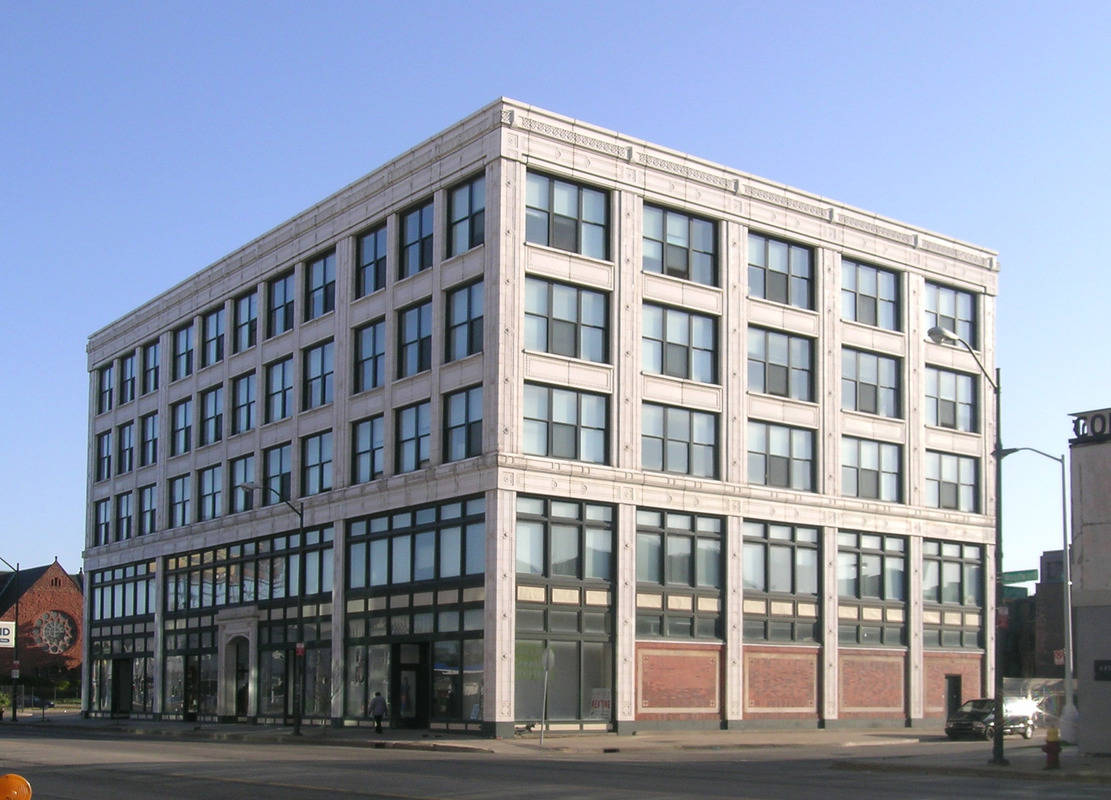
#> input picture slides/03.filtering/dataset/building.jpg, 1111 x 800 px
$ python 07.HPF_cutoff_comparison.py
#> lines starting #> are read from the running program, lines starting #| are printed output that depends on the picture
import numpy as np
from PIL import Image
import scipy.fftpack as fp
from matplotlib import pylab


def signaltonoise(a, axis=0, ddof=0):
    a = np.asanyarray(a)
    m = a.mean(axis)
    sd = a.std(axis=axis, ddof=ddof)
    return 20 * np.log10(np.where(sd == 0, 0, m / sd))


im = np.array(Image.open('../dataset/building.jpg').convert('L'))
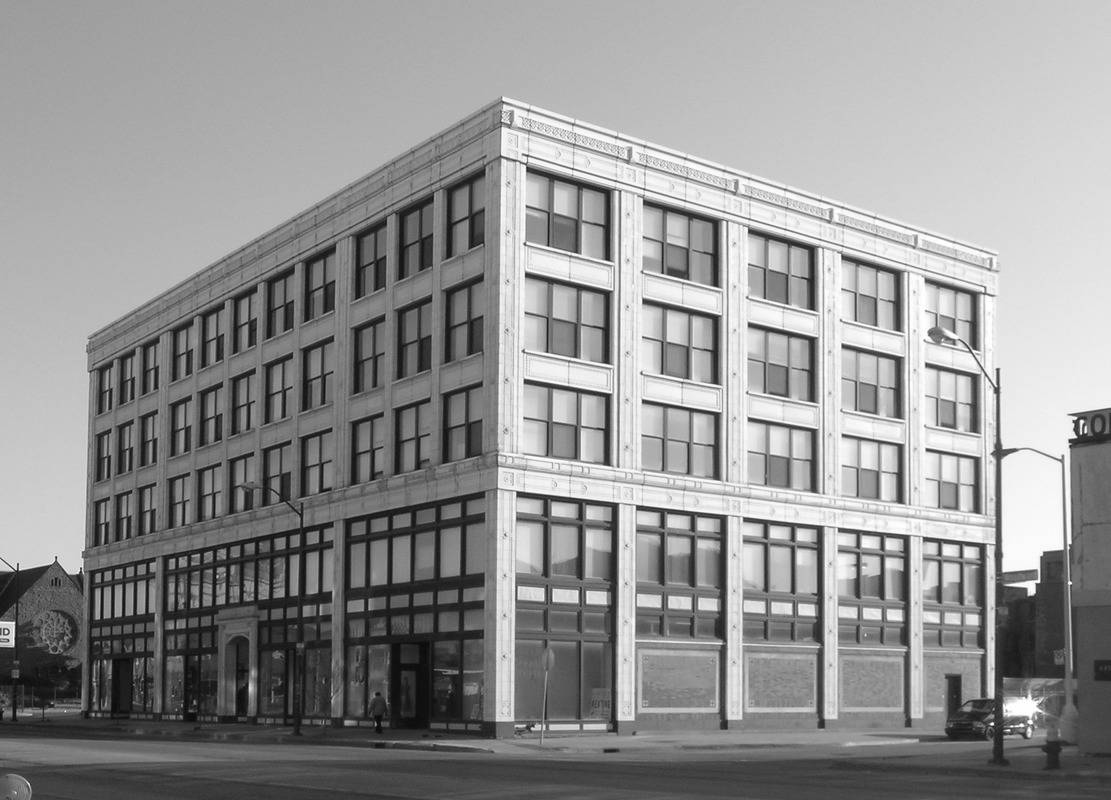
#> im: shape (800, 1111); min 4, max 255, mean 146.7
freq = fp.fft2(im)
(w, h) = freq.shape
#> w = 800; h = 1111
half_w, half_h = int(w / 2), int(h / 2)
#> half_w = 400; half_h = 555
snrs_hp = []
lbs = list(range(1, 25, 2))
pylab.figure(figsize=(10, 6))

idx = 1
for l in lbs:
    freq1 = np.copy(freq)
    freq2 = fp.fftshift(freq1)
    freq2[half_w - l:half_w + l + 1, half_h - l:half_h + l + 1] = 0  # select all but the first lxl (low) frequencies
    im1 = np.clip(fp.ifft2(fp.ifftshift(freq2)).real, 0, 255)  # clip pixel values after IFFT
    snrs_hp.append(signaltonoise(im1, axis=None))
    pylab.subplot(3, 4, idx), pylab.imshow(im1, cmap='gray'), pylab.axis('off')
    pylab.title('F = ' + str(l + 1))
    idx += 1
#> this loop made 12 passes
#> (m in signaltonoise, sd in signaltonoise) on passes 1 to 12: (18.77, 25.49), (15.81, 22.8), (14.87, 22.04), (14.03, 21.04), (13.09, 19.84), (12.25, 18.86), (11.6, 18.39), (11.26, 17.92), (10.79, 17.43), (10.4, 16.98), (10.17, 16.7), (9.92, 16.46)
#> pass 1, `im1 = np.clip(fp.ifft2(fp.ifftshift(freq2)).real, 0, 255)`:
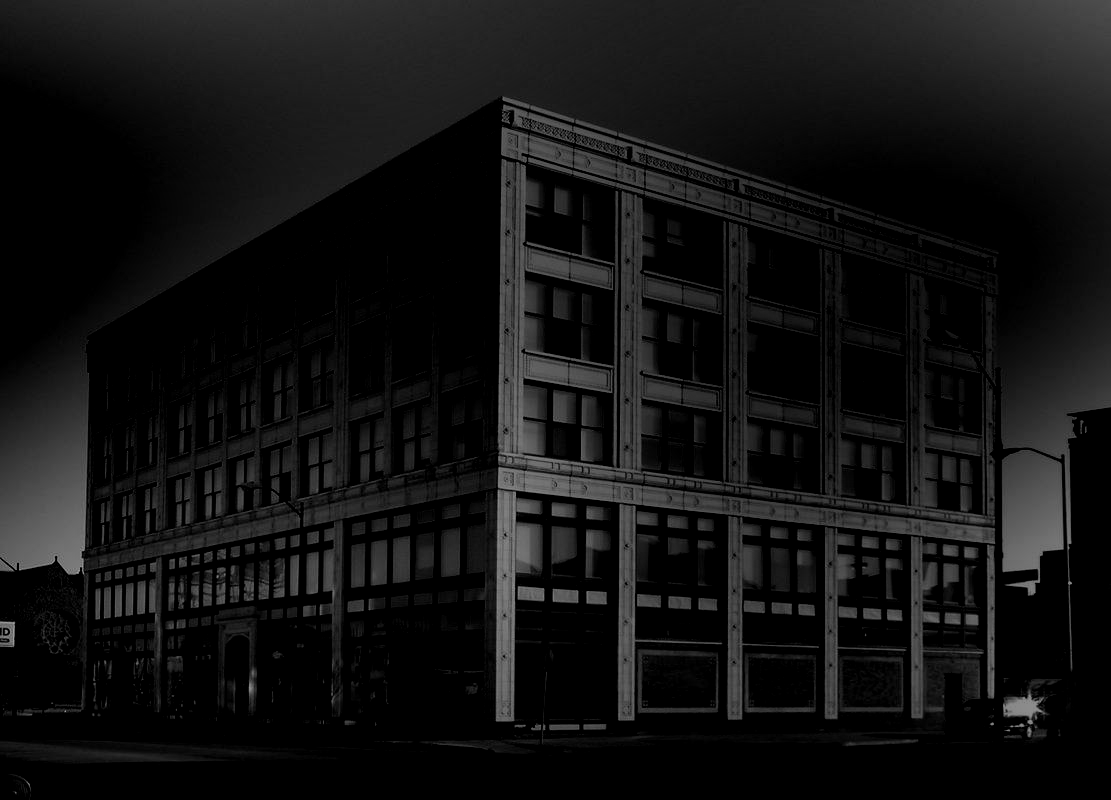
#> im1: shape (800, 1111) float64; min 0, max 163.7, mean 18.8
#> pass 3, `im1 = np.clip(fp.ifft2(fp.ifftshift(freq2)).real, 0, 255)`:
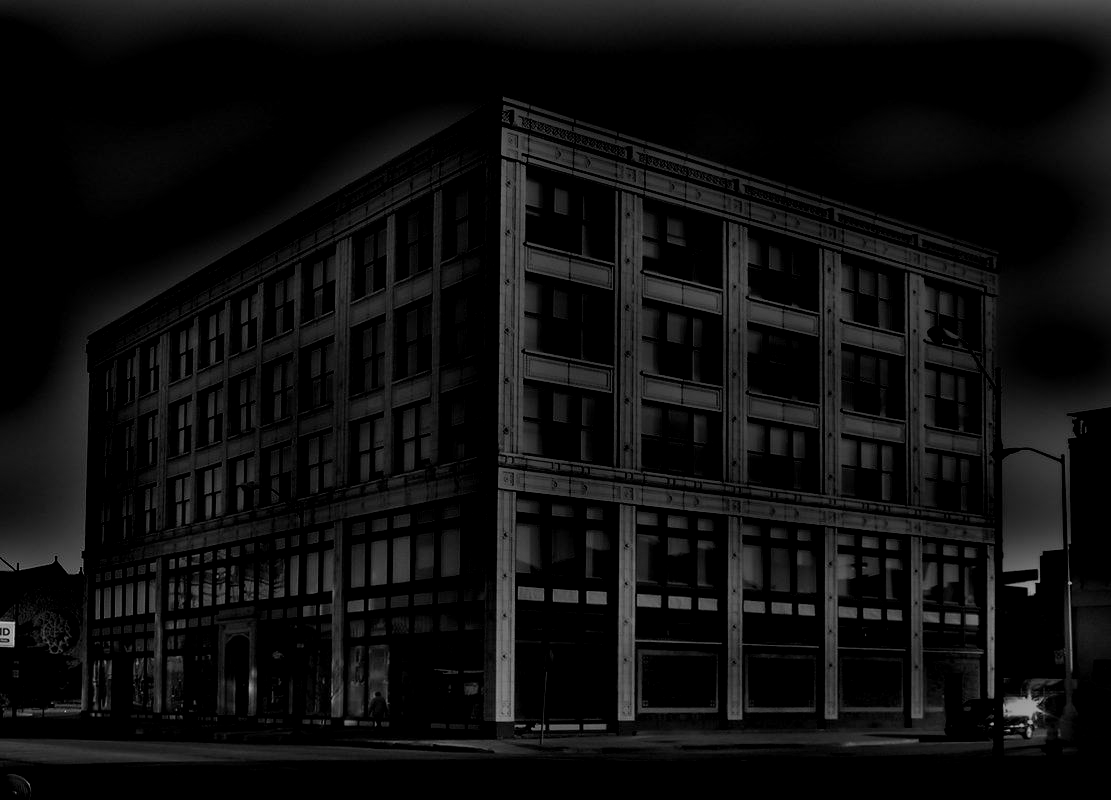
#> im1: shape (800, 1111) float64; min 0, max 194.5, mean 14.9
#> after the loop:
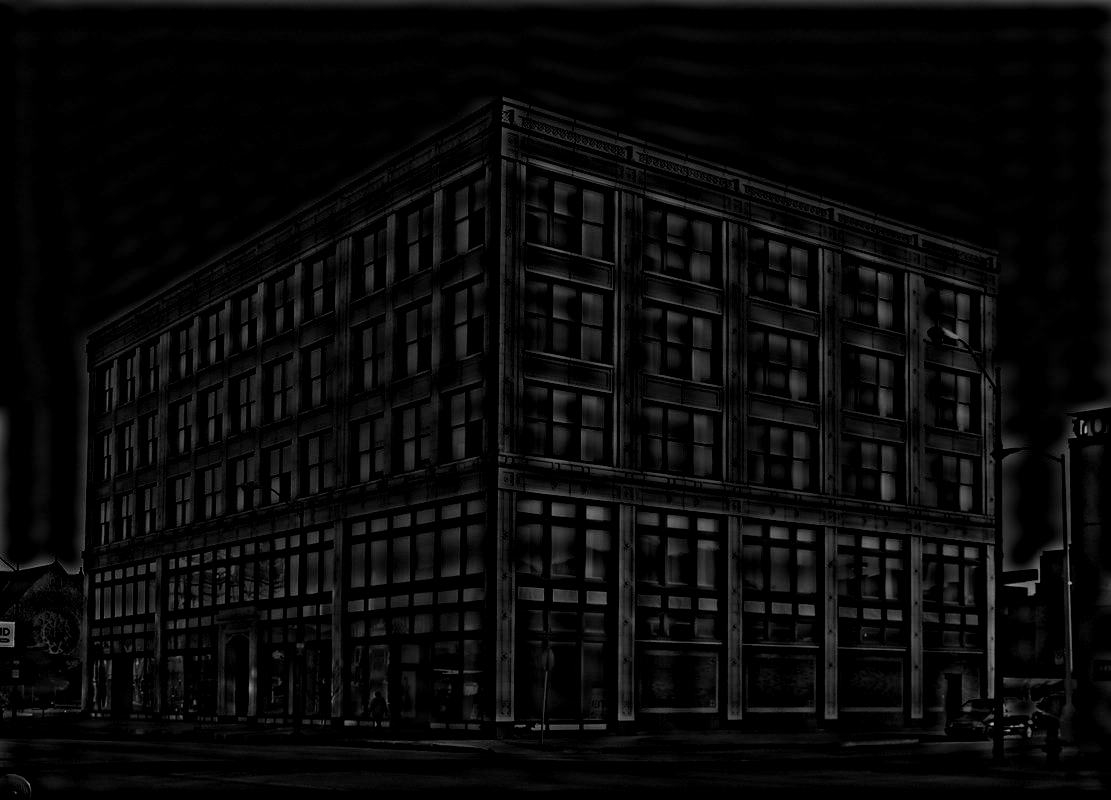
#> im1: shape (800, 1111) float64; min 0, max 174.9, mean 9.9
#> after the loop, idx = 13; snrs_hp = [-2.66, -3.18, -3.42, -3.52, -3.61, -3.75, -4, -4.03, -4.16, -4.26, -4.31, -4.4]

snr = signaltonoise(im, axis=None)
#> snr = 7.36
pylab.figure(figsize=[10, 6])
pylab.plot(lbs, snrs_hp, 'b.-')
pylab.plot(range(1, 25), [snr] * 24, 'r-')
pylab.legend(['SNR citra hasil HPF', 'SNR citra asli'])
pylab.xlabel('Cutoff Frequency for HPF')
pylab.ylabel('SNR (dB)')
pylab.grid()
pylab.show()
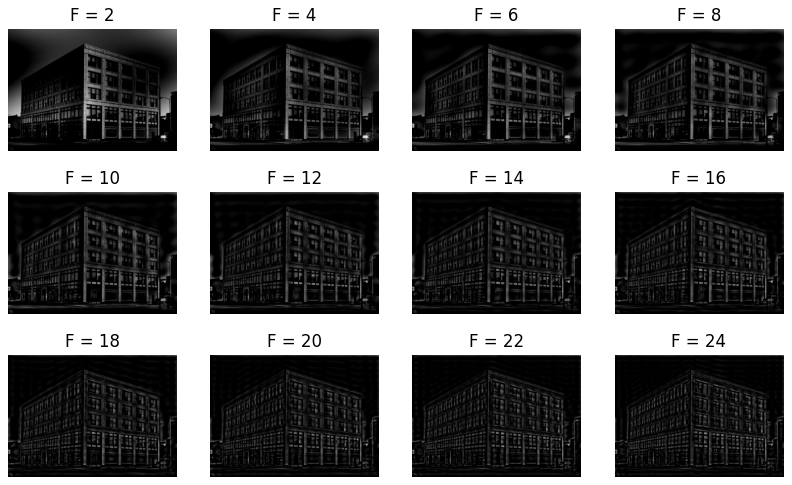
#> figure drawn by matplotlib, 12 panels
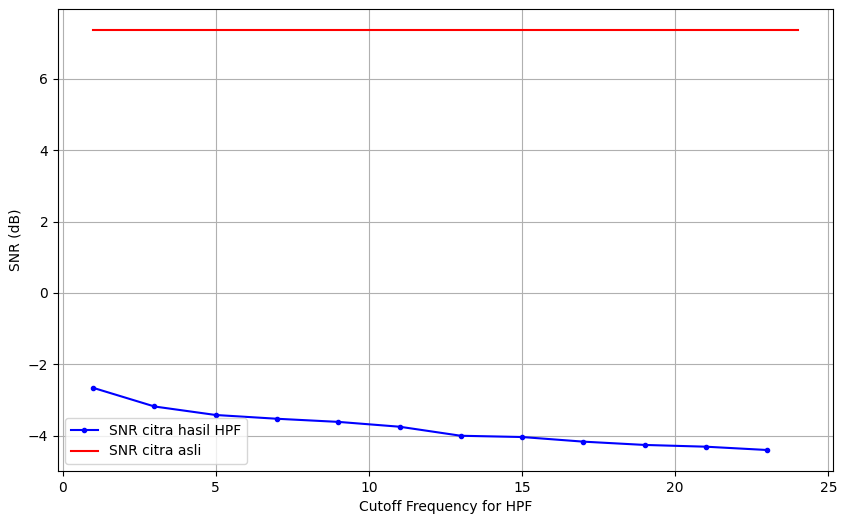
#> figure drawn by matplotlib, 1 panel; curve peaks at x = 1, y = -2.66

$ run again, with slides/03.filtering/dataset/cameraman.jpg copied over slides/03.filtering/dataset/building.jpg
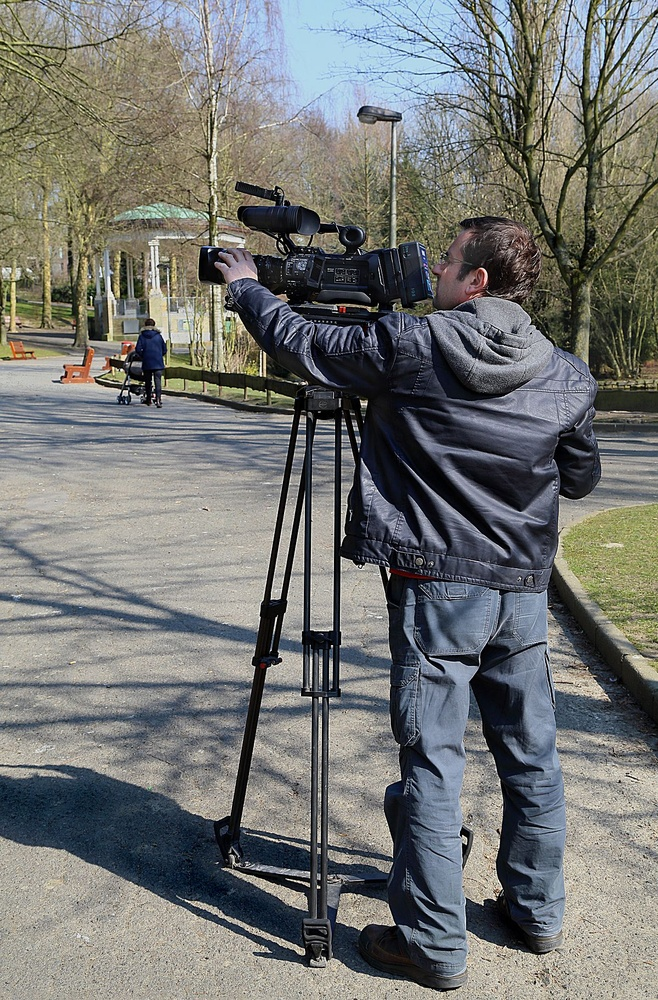
#> input picture slides/03.filtering/dataset/cameraman.jpg, 658 x 1000 px, shrunk from 1200 x 1823 before the run
#> the loop `for l in lbs:` made 12 passes
#> (m in signaltonoise, sd in signaltonoise) on passes 1 to 8: (23.39, 28.71), (20.11, 27.71), (18.24, 27.1), (17.04, 26.01), (16.16, 25.17), (15.42, 24.43), (14.86, 23.85), (14.37, 23.23)
#> after the loop `for l in lbs:`:
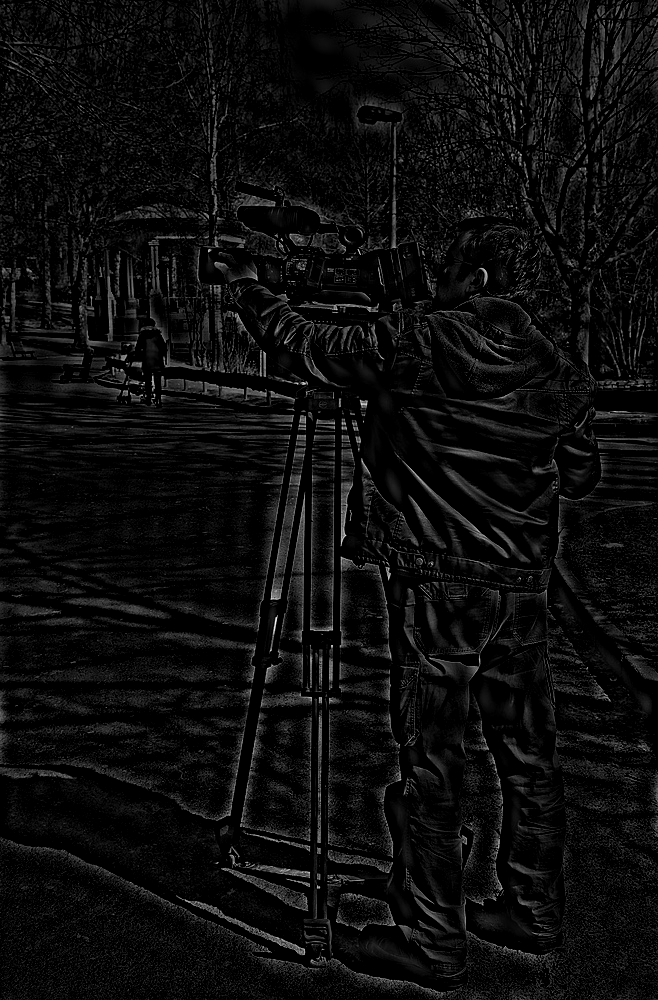
#> im1: shape (1000, 658) float64; min 0, max 248.3, mean 13.1
#> after the loop `for l in lbs:`: idx = 13; snrs_hp = [-1.78, -2.79, -3.44, -3.67, -3.85, -4, -4.11, -4.17, -4.24, -4.28, -4.33, -4.37]
#> snr = 5.72
#> `pylab.show()`:
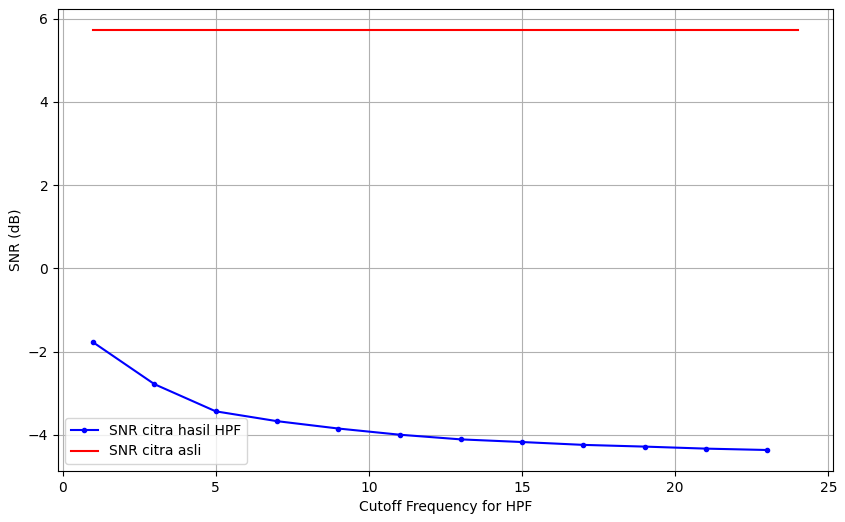
#> figure drawn by matplotlib, 1 panel; curve peaks at x = 1, y = -1.78

$ run again, with slides/03.filtering/dataset/flower_bali.jpg copied over slides/03.filtering/dataset/building.jpg
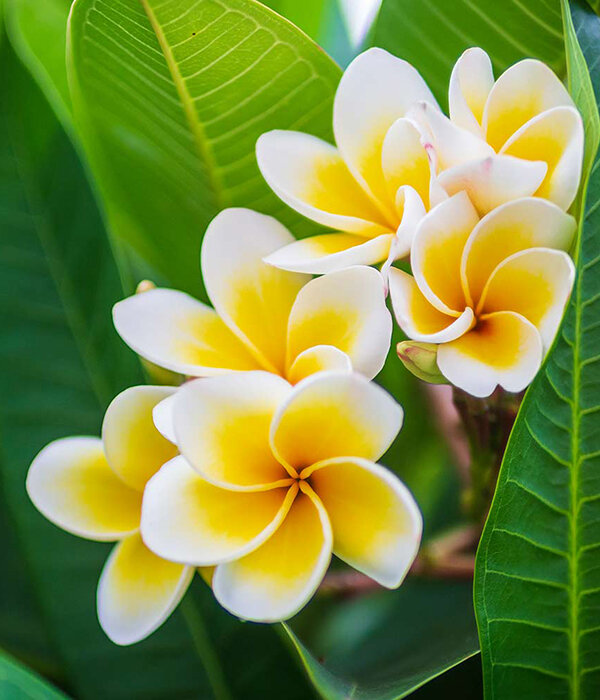
#> input picture slides/03.filtering/dataset/flower_bali.jpg, 600 x 700 px
#> the loop `for l in lbs:` made 12 passes
#> (m in signaltonoise, sd in signaltonoise) on passes 1 to 8: (19.24, 27.24), (14.41, 22.64), (11.64, 18.45), (9.71, 16.22), (8.46, 14.79), (7.62, 13.58), (6.87, 12.58), (6.18, 11.71)
#> after the loop `for l in lbs:`:
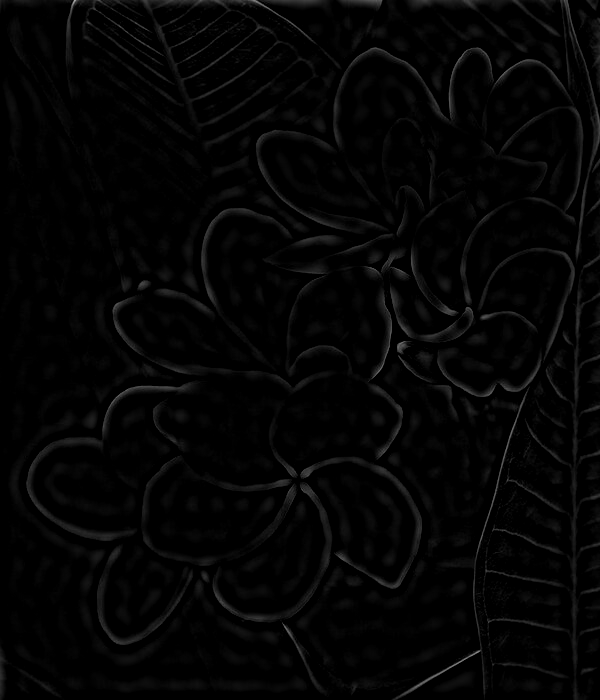
#> im1: shape (700, 600) float64; min 0, max 168, mean 4.8
#> after the loop `for l in lbs:`: idx = 13; snrs_hp = [-3.02, -3.92, -4.01, -4.46, -4.85, -5.02, -5.26, -5.56, -5.65, -5.79, -5.93, -6.1]
#> snr = 5.87
#> `pylab.show()`:
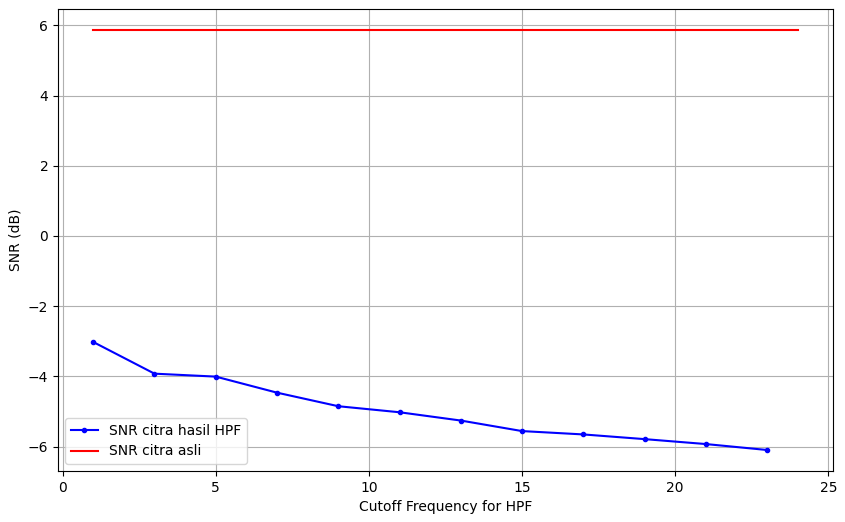
#> figure drawn by matplotlib, 1 panel; curve peaks at x = 1, y = -3.02
